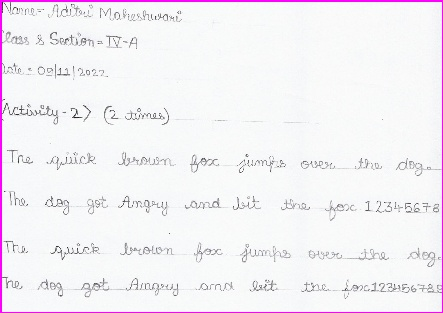
#> input picture temp.jpg, 443 x 313 px
$ jupyter execute baseline_angle.ipynb
#> lines starting #> are read from the running program, lines starting #| are printed output that depends on the picture; after the words box and inside, x2 and y2 are one past the last pixel; in counts of white or black regions, pixels touching at a corner belong together
[cell 1]
import cv2
import numpy as np
import matplotlib.pyplot as plt

[cell 2]
img=cv2.imread('temp.jpg')
#> img is the input picture: shape (313, 443, 3); mean B, G, R 245.5, 241.1, 244
img=cv2.cvtColor(img,cv2.COLOR_BGR2GRAY)
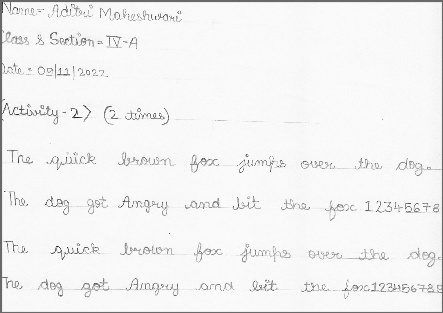
#> img: shape (313, 443); min 31, max 255, mean 242.4
img=cv2.resize(img,(900,900))
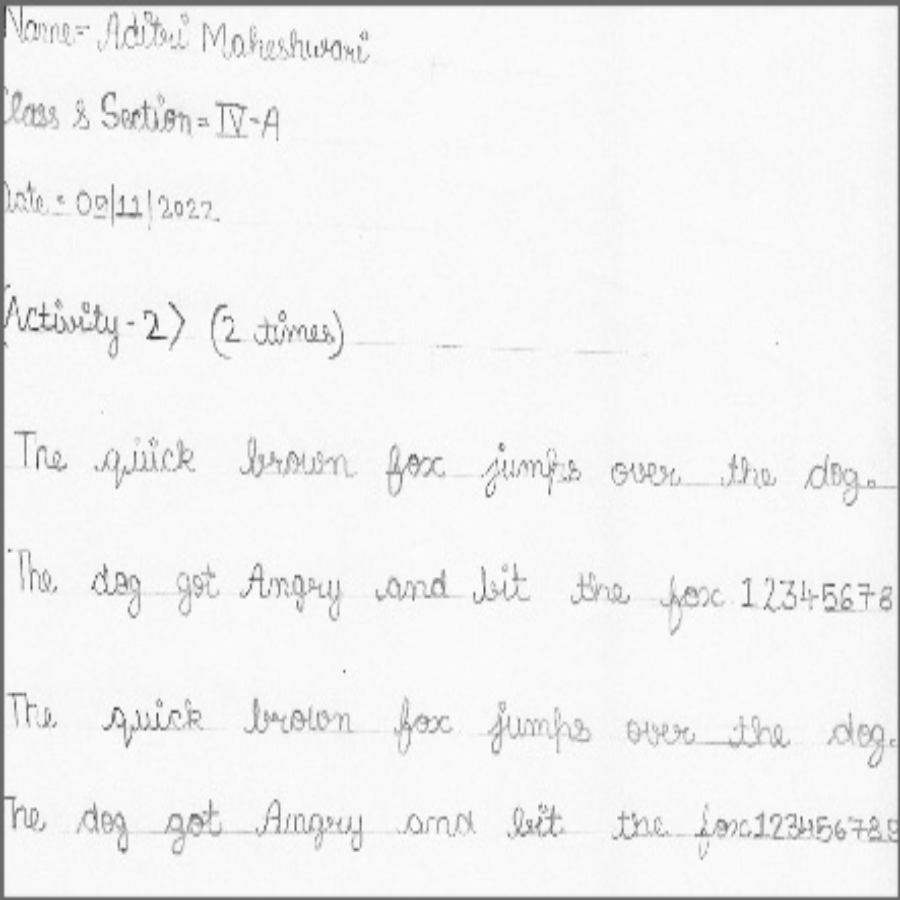
#> img: shape (900, 900); min 48, max 255, mean 242.3
#img=255-img
plt.imshow(img,cmap='gray')

[cell 3]
filtered_image= cv2.bilateralFilter(img, 5, 50, 50)
plt.imshow(filtered_image,cmap='gray')

[cell 4]
ret,threshold_img=cv2.threshold(filtered_image,210,255,cv2.THRESH_BINARY)
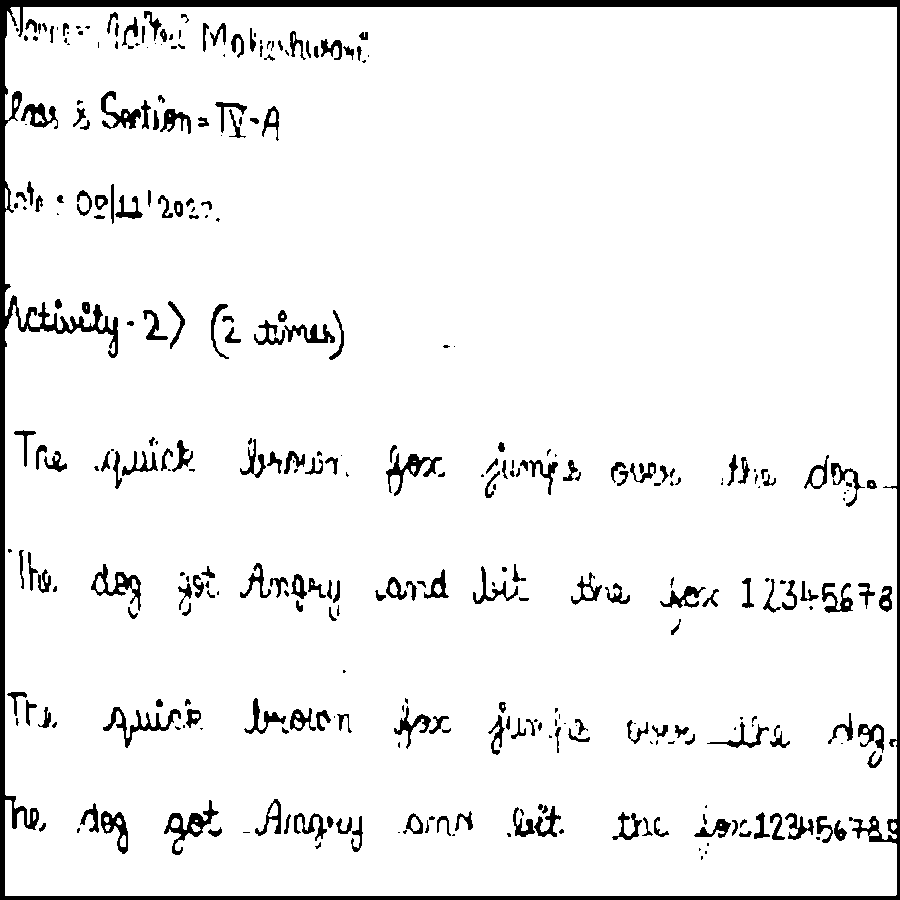
#> threshold_img: shape (900, 900); 93.7% white; 336 black regions (116 under 20 px), largest, box (x1, y1, x2, y2) and area: (0, 0, 900, 900) 19952, (164, 800, 219, 855) 763, (103, 707, 181, 748) 728
plt.imshow(threshold_img,cmap='gray')

[cell 5]
element=np.ones((2,2),np.uint8)
dilated_img=cv2.erode(threshold_img,element)
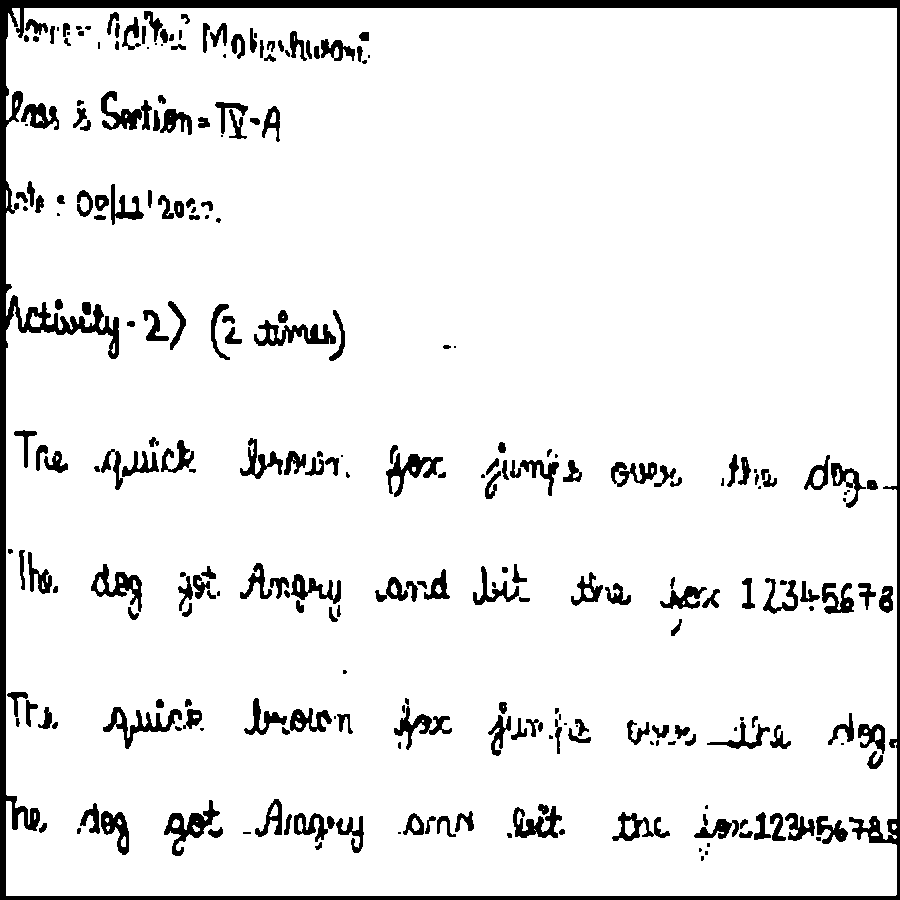
#> dilated_img: shape (900, 900); 91.9% white; 268 black regions (48 under 20 px)
plt.imshow(dilated_img,cmap='gray')

[cell 6]
contours, hierarchy = cv2.findContours(dilated_img,
    cv2.RETR_EXTERNAL, cv2.CHAIN_APPROX_NONE)
#> contours = 9 contours, 7 with area under 20; largest, box (x1, y1, x2, y2) and area: (6, 8, 897, 896) 784752, (30, 313, 42, 327) 94


print("Number of Contours found = " + str(len(contours)))
#| Number of Contours found = 9

# Draw all contours
# -1 signifies drawing all contours
image= img.copy()
cv2.drawContours(image, contours, -1, (0, 255, 0), 3)
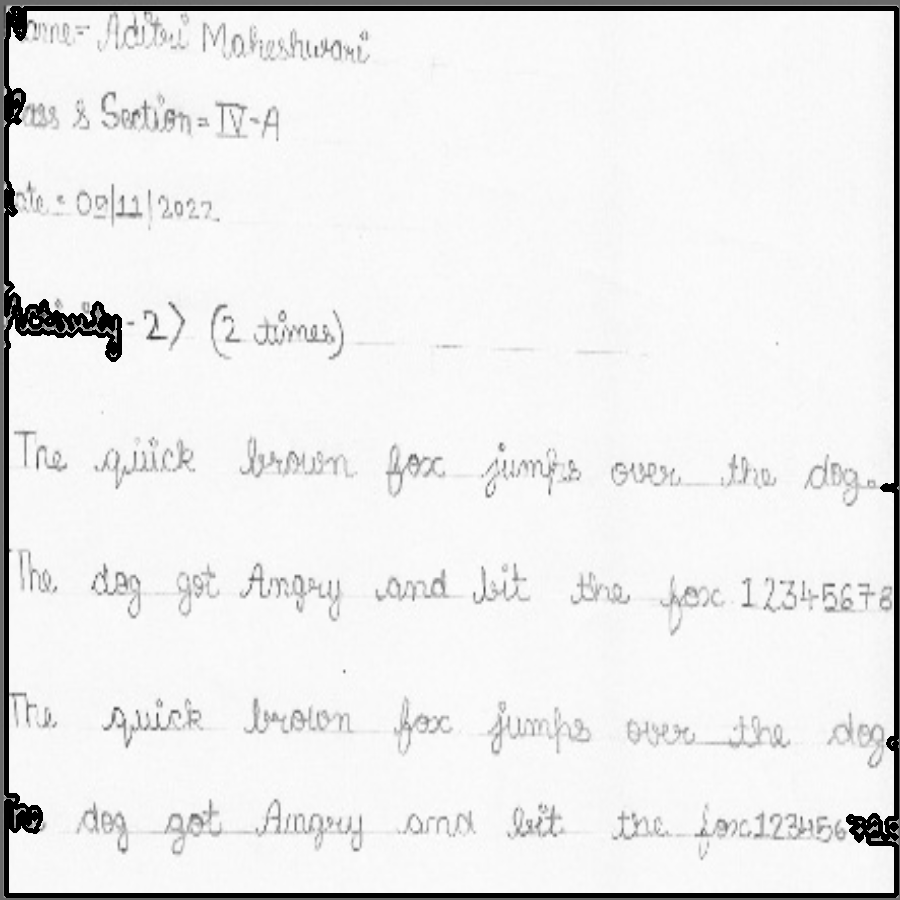
#> image: shape (900, 900); 2.9% of pixels changed, all inside (x1, y1, x2, y2) = (4, 6, 899, 898)
plt.imshow(image)

[cell 7]
angle_list=list()
for ctr in contours:
        center,dim,angle=cv2.minAreaRect(ctr)
        if(dim[1]<20): #as paper asked to ignore boxes with height less than 20 pixels
          continue
        if angle>80:
            angle=90-angle
        elif angle<-45:
            angle=angle+90
        angle_list.append(angle)
#> this loop made 9 passes
#> (center, dim, angle) on passes 1 to 9: ((874.5, 833.5), (3, 7), -90), ((894, 826.5), (5, 4), -90), ((874.5, 823), (2, 1), -90), ((34.5, 816), (6, 1), -90), ((112.5, 348), (10, 3), -90), ((35.5, 319.5), (13, 11), -90), ((6.5, 198.5), (17, 1), -90), ((16, 103.5), (7, 2), -90), ((451, 451.5), (887, 890), 0)
#> after the loop, angle_list = [0]
baseline_angle=np.var(angle_list)
#> baseline_angle = 0
print(baseline_angle)
#| 0.0
